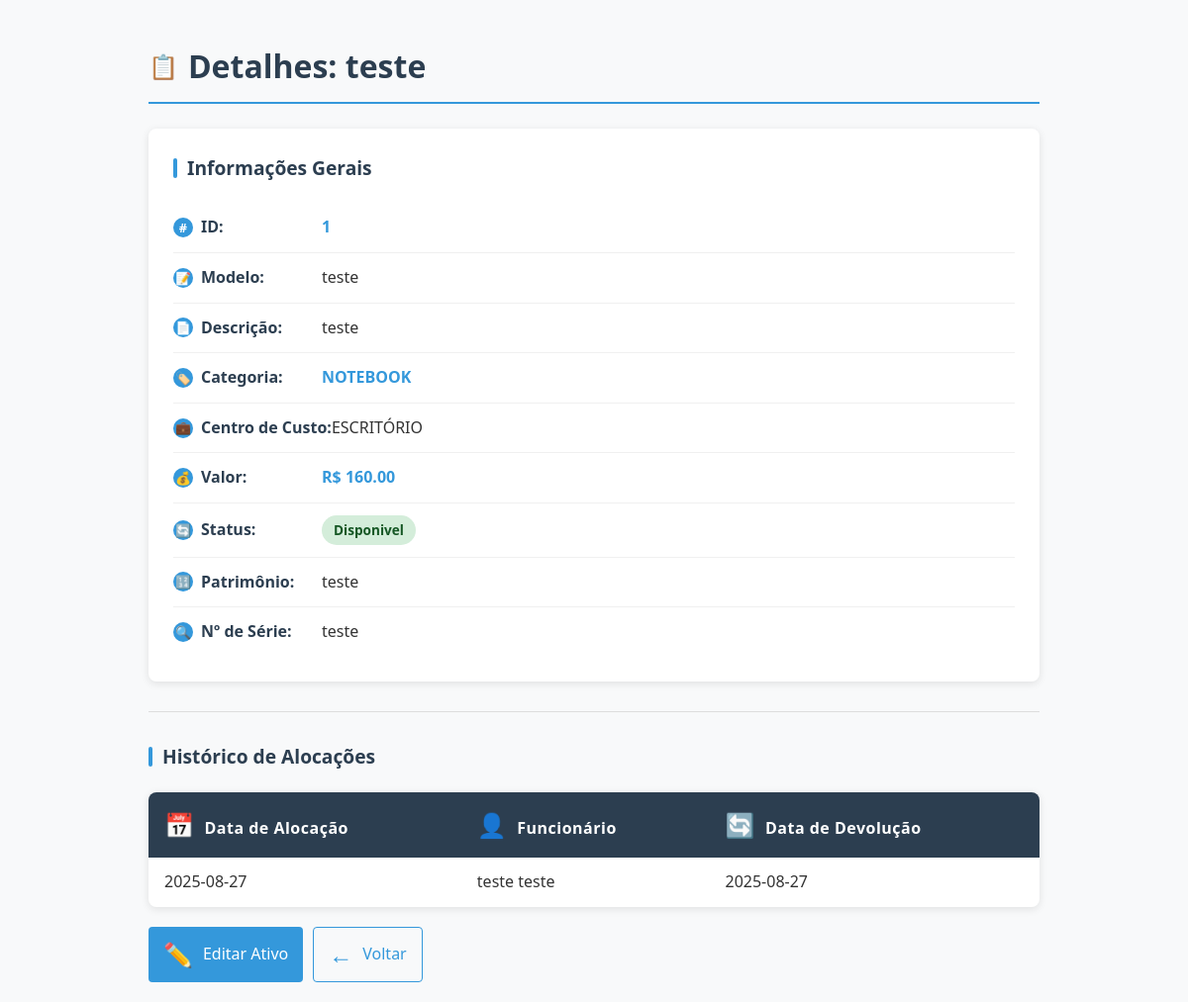
The app's page /ativo/1/detalhes (signed in), older data.
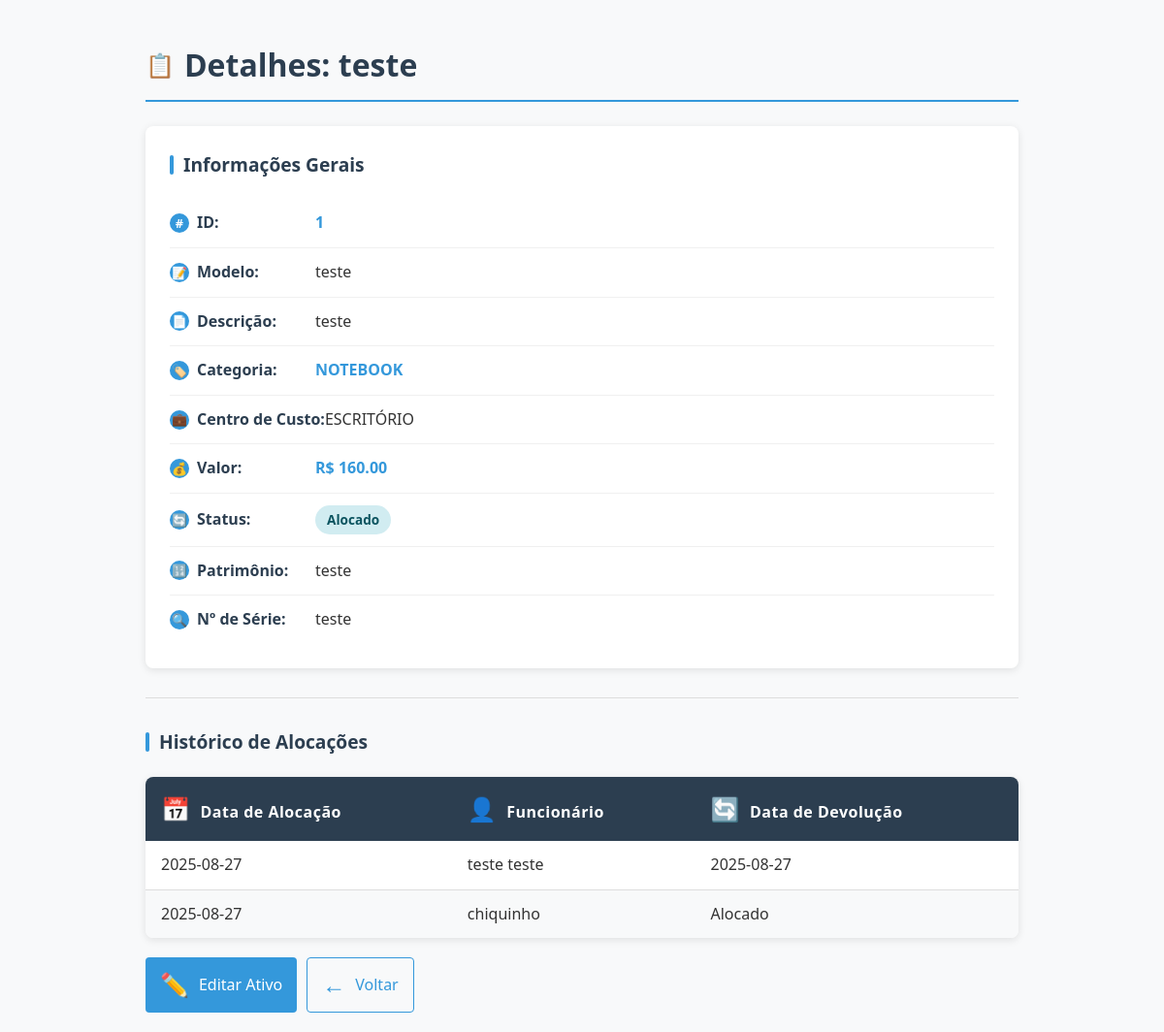
The same page, newer data.
### tables this page shows
CREATE TABLE ativos (
                 id INTEGER PRIMARY KEY, nome TEXT NOT NULL, descricao TEXT, categoria_id INTEGER, 
                 centro_custo_id INTEGER, modelo TEXT, valor REAL, numero_serie TEXT, 
                 data_aquisicao DATE, status TEXT DEFAULT 'Disponivel', patrimonio TEXT, 
                 numero_chip TEXT, imei1 TEXT, imei2 TEXT,
                 FOREIGN KEY (categoria_id) REFERENCES categorias(id),
                 FOREIGN KEY (centro_custo_id) REFERENCES centros_custo(id));

CREATE TABLE categorias (id INTEGER PRIMARY KEY, nome TEXT NOT NULL UNIQUE);

CREATE TABLE centros_custo (id INTEGER PRIMARY KEY, nome TEXT NOT NULL UNIQUE);

CREATE TABLE historico_alocacoes (id INTEGER PRIMARY KEY, ativo_id INTEGER, funcionario_nome TEXT, data_alocacao DATE, data_devolucao DATE,
                 FOREIGN KEY (ativo_id) REFERENCES ativos(id));

### gestor_ativos_ti.py (the view)
@app.route('/ativo/<int:id>/detalhes')
@login_required
def detalhes_ativo(id):
    ativo_query = "SELECT a.*, cat.nome as categoria, cc.nome as centro_custo FROM ativos a LEFT JOIN categorias cat ON a.categoria_id = cat.id LEFT JOIN centros_custo cc ON a.centro_custo_id = cc.id WHERE a.id = ?"
    historico_query = "SELECT * FROM historico_alocacoes WHERE ativo_id = ? ORDER BY data_alocacao DESC"
    return render_template('detalhes_ativo.html',
                           ativo=db_query(ativo_query, (id,), fetchone=True),
                           historico=db_query(historico_query, (id,)))

### gestor_ativos_ti.py (called while the page is built)
@login_manager.user_loader
def load_user(user_id):
    conn = sqlite3.connect('ativos_ti.db')
    c = conn.cursor()
    c.execute("SELECT id, nome FROM usuarios WHERE id = ?", (user_id,))
    user_data = c.fetchone()
    conn.close()
    if user_data:
        return User(id=user_data[0], nome=user_data[1])
    return None

def db_query(query, params=(), fetchone=False, commit=False):
    conn = sqlite3.connect('ativos_ti.db')
    conn.row_factory = sqlite3.Row
    c = conn.cursor()
    c.execute(query, params)
    result = c.fetchone() if fetchone else c.fetchall()
    if commit:
        conn.commit()
    conn.close()
    return result

### templates/detalhes_ativo.html (shortened to what this page needs)
<!DOCTYPE html>
<html>
<head>
</head>
<body>
    <h1><span class="icon">📋</span>Detalhes: {{ ativo.nome }}</h1>
    <div class="details">
        <div class="section-title">Informações Gerais</div>
        <div class="info-row">
            <div class="info-label">
                <span class="label-icon">#</span>ID:
            </div>
            <div class="info-value highlight-field">{{ ativo.id }}</div>
        </div>
        <div class="info-row">
            <div class="info-label">
                <span class="label-icon">📝</span>Modelo:
            </div>
            <div class="info-value">{{ ativo.modelo or 'N/A' }}</div>
        </div>
        <div class="info-row">
            <div class="info-label">
                <span class="label-icon">📄</span>Descrição:
            </div>
            <div class="info-value">{{ ativo.descricao or 'N/A' }}</div>
        </div>
        <div class="info-row">
            <div class="info-label">
                <span class="label-icon">🏷️</span>Categoria:
            </div>
            <div class="info-value highlight-field">{{ ativo.categoria }}</div>
        </div>
        <div class="info-row">
            <div class="info-label">
                <span class="label-icon">💼</span>Centro de Custo:
            </div>
            <div class="info-value">{{ ativo.centro_custo or 'N/A' }}</div>
        </div>
        <div class="info-row">
            <div class="info-label">
                <span class="label-icon">💰</span>Valor:
            </div>
            <div class="info-value highlight-field">R$ {{ "%.2f"|format(ativo.valor|float) if ativo.valor else 'N/A' }}</div>
        </div>
        <div class="info-row">
            <div class="info-label">
                <span class="label-icon">🔄</span>Status:
            </div>
            <div class="info-value">
                <span class="status-badge status-{{ ativo.status|lower|replace(' ', '-') }}">{{ ativo.status }}</span>
            </div>
        </div>
        <div class="info-row">
            <div class="info-label">
                <span class="label-icon">🔢</span>Patrimônio:
            </div>
            <div class="info-value">{{ ativo.patrimonio or 'N/A' }}</div>
        </div>
        <div class="info-row">
            <div class="info-label">
                <span class="label-icon">🔍</span>Nº de Série:
            </div>
            <div class="info-value">{{ ativo.numero_serie or 'N/A' }}</div>
        </div>
    </div>
    <hr>
    <div class="section-title">Histórico de Alocações</div>
    <table>
        <thead>
            <tr>
                <th><span class="icon">📅</span>Data de Alocação</th>
                <th><span class="icon">👤</span>Funcionário</th>
                <th><span class="icon">🔄</span>Data de Devolução</th>
            </tr>
        </thead>
        <tbody>
        {% for registro in historico %}
            <tr>
                <td>{{ registro.data_alocacao }}</td>
                <td>{{ registro.funcionario_nome }}</td>
                <td>{{ registro.data_devolucao or 'Alocado' }}</td>
            </tr>
        {% else %}
            <tr>
                <td colspan="3" class="empty-state">Nenhum histórico de alocação para este ativo.</td>
            </tr>
        {% endfor %}
        </tbody>
    </table>
    <div class="action-buttons">
        <a href="{{ url_for('editar_ativo', id=ativo.id) }}" class="action-button edit-button">
            <span class="icon">✏️</span>Editar Ativo
        </a>
        <a href="{{ url_for('index') }}" class="action-button back-button">
            <span class="icon">←</span>Voltar
        </a>
    </div>
</body>
</html>

### templates/detalhes_ativo.html (style rules this page uses)
:root { --primary-color: #2c3e50; --secondary-color: #3498db; --accent-color: #e74c3c; --light-bg: #f8f9fa; --border-color: #ddd; --hover-color: #e9ecef; --text-color: #333; --shadow: 0 2px 8px rgba(0, 0, 0, 0.1); --success-color: #28a745; --warning-color: #f39c12; --danger-color: #e74c3c; }
body { font-family: 'Segoe UI', Tahoma, Geneva, Verdana, sans-serif; background-color: var(--light-bg); color: var(--text-color); padding: 20px; line-height: 1.6; max-width: 900px; margin: 0 auto; }
h1 { color: var(--primary-color); margin-bottom: 25px; padding-bottom: 10px; border-bottom: 2px solid var(--secondary-color); display: flex; align-items: center; }
.icon { margin-right: 10px; font-size: 1.5rem; }
.details { background-color: white; border-radius: 8px; padding: 25px; margin-bottom: 30px; box-shadow: var(--shadow); animation: fadeIn 0.5s ease-in-out; }
.info-row { display: flex; align-items: center; padding: 12px 0; border-bottom: 1px solid #f0f0f0; transition: background-color 0.3s; }
.info-row:last-child { border-bottom: none; }
.info-label { font-weight: 600; color: var(--primary-color); min-width: 150px; display: flex; align-items: center; }
.info-value { flex: 1; }
.section-title { display: flex; align-items: center; margin-bottom: 20px; color: var(--primary-color); font-size: 1.2rem; font-weight: 600; }
.section-title::before { content: ''; display: inline-block; width: 4px; height: 20px; background-color: var(--secondary-color); margin-right: 10px; border-radius: 2px; }
hr { border: none; height: 1px; background-color: var(--border-color); margin: 30px 0; }
table { border-collapse: collapse; width: 100%; background-color: white; border-radius: 8px; overflow: hidden; box-shadow: var(--shadow); }
th { background-color: var(--primary-color); color: white; padding: 14px 16px; text-align: left; font-weight: 600; letter-spacing: 0.5px; }
td { border-bottom: 1px solid var(--border-color); padding: 12px 16px; vertical-align: middle; }
tr:nth-child(even) { background-color: var(--light-bg); }
tr:last-child td { border-bottom: none; }
.status-badge { display: inline-block; padding: 4px 12px; border-radius: 20px; font-size: 0.85rem; font-weight: 600; }
.status-alocado { background-color: #d1ecf1; color: #0c5460; }
.highlight-field { font-weight: 600; color: var(--secondary-color); }
.label-icon { width: 20px; height: 20px; display: inline-flex; align-items: center; justify-content: center; background-color: var(--secondary-color); color: white; border-radius: 50%; margin-right: 8px; font-size: 0.8rem; }
.action-buttons { display: flex; gap: 10px; margin-top: 20px; }
.action-button { padding: 8px 15px; border-radius: 4px; text-decoration: none; font-weight: 500; transition: all 0.3s; display: inline-flex; align-items: center; }
.edit-button { background-color: var(--secondary-color); color: white; }
.back-button { background-color: transparent; color: var(--secondary-color); border: 1px solid var(--secondary-color); }

Row changes from the older to the newer data that the page shows:
changed ativos "teste": status "Disponivel" → "Alocado"
added historico_alocacoes: data_alocacao "2025-08-27", funcionario_nome "chiquinho", data_devolucao "Alocado"
